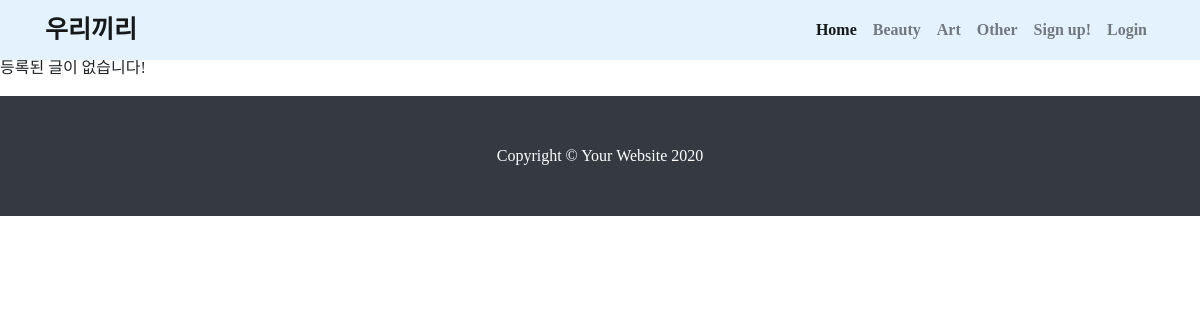
/Wookie/beauty/1, run on an earlier commit of the app's database.
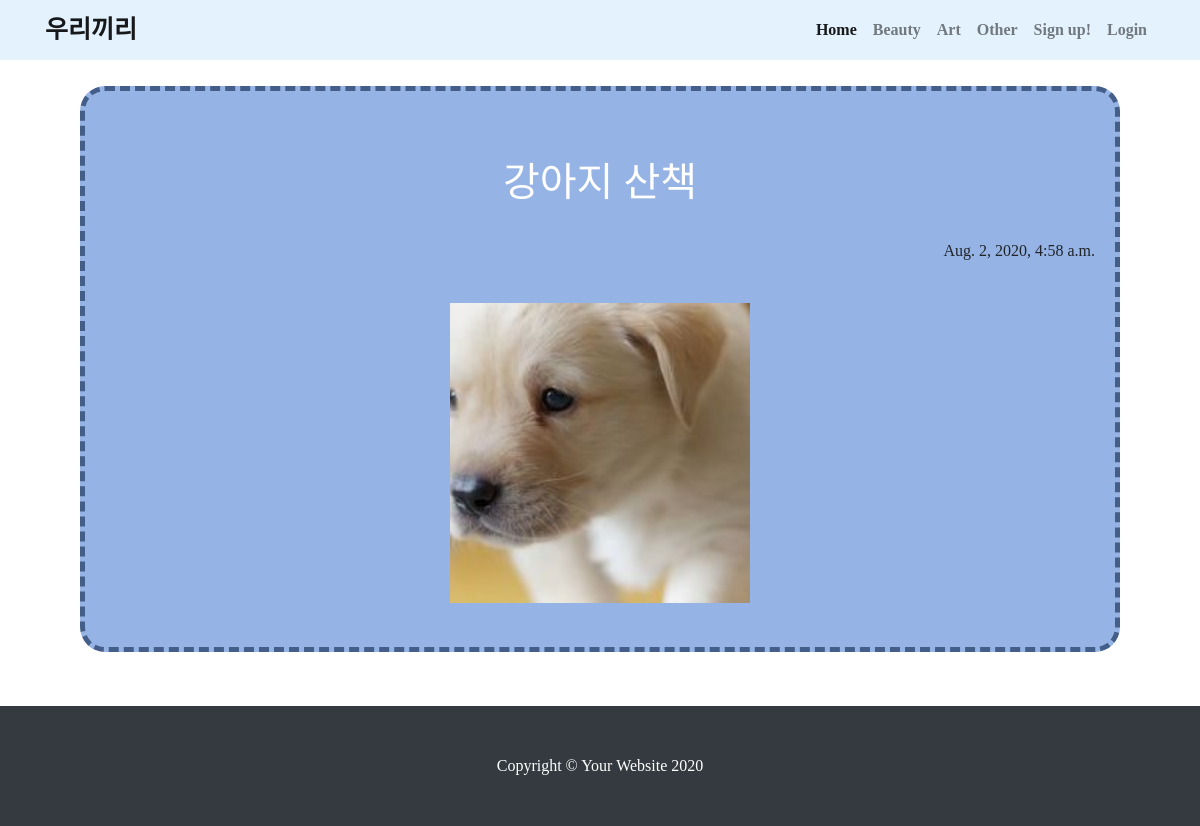
And on a later commit of the database.
### Wookie/models.py (models this page shows, shortened)
class Post(models.Model):
    title = models.CharField(max_length=150)
    image = ProcessedImageField(upload_to='images/', processors=[ResizeToFill(200, 200)], format='JPEG', options={'quality':80},)
    pub_date = models.DateTimeField('date published')
    body = models.TextField()
    completion = (
		('beauty', 'Beauty'),
        ('art', 'Art'),
        ('other', 'Other'),
    )
    category = models.CharField(max_length=10, choices=completion, default="beauty")

### Wookie/views.py (the view)
# urls.py: path('beauty/<int:user_id>', Wookie.views.beauty, name='beauty'),
def beauty(request, user_id):
    objs = Post.objects.filter(category="beauty")
    user = get_object_or_404(Profile, pk = user_id)
    return render(request, 'beauty.html', {'obj' : objs, 'user':user})

### Wookie/templates/beauty.html
{% extends 'base.html' %}
{% block content %}
{% load static %}
  {% for obj in obj.all %}
    <div class="box">
        <br><br>
        <a style="text-decoration:none; text-align:center;" href="{%url 'detail' obj.id user.id%}">
            <h1 class="center">{{obj.title}}</h1>
        </a>
        <br>
        <p class="date">{{obj.pub_date}}</p>
        <br>
        {% if obj.image %}
        <img src="{{obj.image.url}}" class="img">
        {% endif %}
        <br>
    </div>
    <br>
  {% empty %}
    <p>등록된 글이 없습니다!</p>
  {% endfor %}
{% endblock %}

### Wookie/templates/base.html (shortened to what this page needs)
{% load static %}
<!DOCTYPE html>
<html lang="en">
    <head>
    <link href="{% static 'Wookie/vendor/bootstrap/css/bootstrap.min.css' %}" rel="stylesheet">
    <link href="{% static 'Wookie/css/heroic-features.css' %}" rel="stylesheet">
    </head>
    <body>
    <nav class="navbar navbar-expand-lg navbar-light fixed-top">
        <div class="container">
        <a class="navbar-brand" href="{% url 'main' %}">우리끼리</a>
        <div class="collapse navbar-collapse" id="navbarResponsive">
            <ul class="navbar-nav ml-auto">
            <li class="nav-item active">
                <a class="nav-link" href="{% url 'main' %}">Home
                </a>
            </li>
            <li class="nav-item">
                <a class="nav-link" href="{% url 'beauty' user.id%}">Beauty</a>
            </li>
            <li class="nav-item">
                <a class="nav-link" href="{% url 'art' user.id%}">Art</a>
            </li>
            <li class="nav-item">
                <a class="nav-link" href="{% url 'other' user.id%}">Other</a>
            </li>
            <li class="nav-item">
                <a class="nav-link" href="/accounts/signup">Sign up!</a>
            </li>
            <li class="nav-item">
                <a class="nav-link" href="/accounts/login">Login</a>
            </li>
            </ul>
        </div>
        </div>
    </nav>
    {% block content %}
    {% endblock %}
    <footer class="py-5 bg-dark">
        <div class="container">
        <p class="m-0 text-center text-white">Copyright &copy; Your Website 2020</p>
        </div>
    </footer>
    </body>
</html>

### Wookie/static/Wookie/css/heroic-features.css (style rules this page uses)
body { padding-top: 56px; }

What changed in the data, as far as the page shows it:
added Post: title "강아지 산책", pub_date "Aug. 2, 2020, 4:58 a.m.", image (picture)
Also different on the page:
text no longer shown: "등록된 글이 없습니다!"
